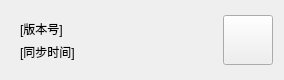
<?xml version="1.0" encoding="UTF-8"?>
<ui version="4.0">
 <class>buildListWidget</class>
 <widget class="CardWidget" name="buildListWidget">
  <property name="geometry">
   <rect>
    <x>0</x>
    <y>0</y>
    <width>284</width>
    <height>80</height>
   </rect>
  </property>
  <property name="sizePolicy">
   <sizepolicy hsizetype="Fixed" vsizetype="Fixed">
    <horstretch>0</horstretch>
    <verstretch>0</verstretch>
   </sizepolicy>
  </property>
  <property name="minimumSize">
   <size>
    <width>284</width>
    <height>80</height>
   </size>
  </property>
  <property name="maximumSize">
   <size>
    <width>284</width>
    <height>80</height>
   </size>
  </property>
  <property name="windowTitle">
   <string/>
  </property>
  <layout class="QHBoxLayout" name="horizontalLayout">
   <item>
    <widget class="QWidget" name="TextWidget" native="true">
     <layout class="QVBoxLayout" name="verticalLayout">
      <item>
       <widget class="StrongBodyLabel" name="coreNameLabel">
        <property name="text">
         <string>[版本号]</string>
        </property>
       </widget>
      </item>
      <item>
       <widget class="StrongBodyLabel" name="syncTimeLabel">
        <property name="text">
         <string>[同步时间]</string>
        </property>
       </widget>
      </item>
     </layout>
    </widget>
   </item>
   <item>
    <widget class="PrimaryToolButton" name="DownloadBtn">
     <property name="minimumSize">
      <size>
       <width>50</width>
       <height>50</height>
      </size>
     </property>
     <property name="maximumSize">
      <size>
       <width>50</width>
       <height>50</height>
      </size>
     </property>
    </widget>
   </item>
  </layout>
 </widget>
 <customwidgets>
  <customwidget>
   <class>ToolButton</class>
   <extends>QToolButton</extends>
   <header>qfluentwidgets</header>
  </customwidget>
  <customwidget>
   <class>PrimaryToolButton</class>
   <extends>ToolButton</extends>
   <header>qfluentwidgets</header>
  </customwidget>
  <customwidget>
   <class>CardWidget</class>
   <extends>QFrame</extends>
   <header>qfluentwidgets</header>
   <container>1</container>
  </customwidget>
  <customwidget>
   <class>StrongBodyLabel</class>
   <extends>QLabel</extends>
   <header>qfluentwidgets</header>
  </customwidget>
 </customwidgets>
 <resources/>
 <connections/>
</ui>
